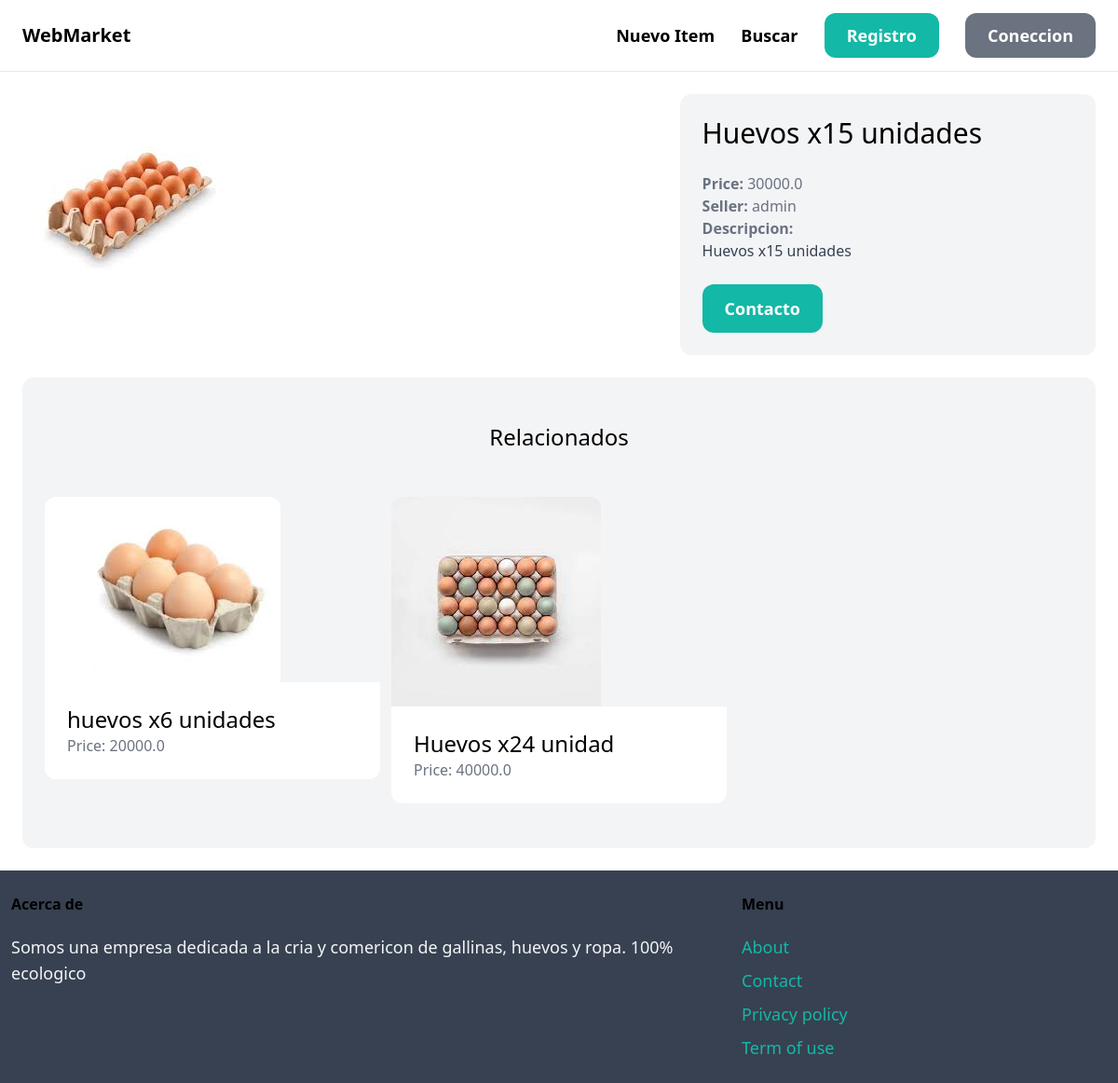
Page /items/4/ on the committed database.
### item/models.py (models this page shows, shortened)
class Item(models.Model):
    category = models.ForeignKey(Category, related_name='items', on_delete=models.CASCADE)
    name = models.CharField(max_length=255)
    description = models.TextField(blank=True, null=True)
    price = models.FloatField()
    image = models.ImageField(upload_to='item_images', blank=True, null=True)
    is_sold = models.BooleanField(default=False)
    crated_at = models.DateTimeField(auto_now_add=True)
    created_by = models.ForeignKey(User, related_name='items', on_delete=models.CASCADE)

### item/views.py (the view)
# urls.py: path('<int:pk>/', views.detail, name='detail'),
def detail(request, pk):
    item = get_object_or_404(Item, pk=pk)
    related_items = Item.objects.filter(category=item.category, is_sold=False).exclude(pk=pk)[0:3]
    return render(request, 'item/detail.html', {
        'item': item,
        'related_items': related_items
    })

### item/templates/item/detail.html (shortened to what this page needs)
{% extends 'core/base.html' %}
{% block content %}
<div class="grid grid-cols-5 gap-6">
    <div class="col-span-3">
        <img src="{{ item.image.url }}" class="rounded-xl">
    </div>
    <div class="col-span-2 p-6 bg-gray-100 rounded-xl">
        <h1 class="mb-6 text-3xl">{{ item.name }}</h1>
        <p class="text-gray-500"><strong>Price: </strong>{{ item.price }}</p>
        <p class="text-gray-500"><strong>Seller: </strong>{{ item.created_by.username }}</p>
        {% if item.description %}
            <p class="text-gray-700">
                <strong class="text-gray-500">Descripcion:</strong><br>
                {{ item.description }}
            </p>
        {% endif %}
            <a href="#" class="inline-block mt-6 px-6 py-3 text-lg font-semibold bg-teal-500 text-white rounded-xl hover:bg-teal-700">Contacto</a>
    </div>
</div>
<div class="mt-6 px-6 py-12 bg-gray-100 rounded-xl">
    <h2 class="mb-12 text-2xl text-center">Relacionados</h2>
    <div class="grid grid-cols-3 gap-3">
        {% for item in related_items %}
            <div>
                <a href="{% url 'item:detail' item.id %}">
                    <div>
                        <img src="{{ item.image.url }}" class="rounded-t-xl">
                    </div>
                    <div class="p-6 bg-white rounded-b-xl">
                        <h2 class="text-2xl">{{ item.name }}</h2>
                        <p class="text-gray-500">Price: {{ item.price }}</p>
                    </div>
                </a>
            </div>
        {% endfor %}
    </div>
</div>
{% endblock %}

### rows in the picture
Item: image (picture), name "Huevos x15 unidades", price "30000.0", created_by.username "admin", description "Huevos x15 unidades"
Item: image (picture), name "huevos x6 unidades", price "20000.0"
Item: image (picture), name "Huevos x24 unidad", price "40000.0"
